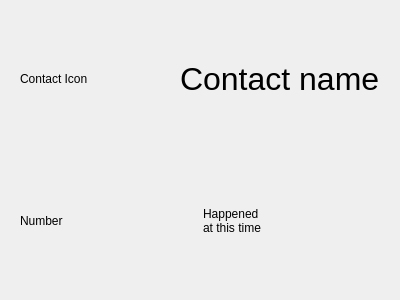
<?xml version="1.0" encoding="UTF-8"?>
<ui version="4.0">
 <class>InboxEntryDialog</class>
 <widget class="QDialog" name="InboxEntryDialog">
  <property name="geometry">
   <rect>
    <x>0</x>
    <y>0</y>
    <width>400</width>
    <height>300</height>
   </rect>
  </property>
  <property name="windowTitle">
   <string>Inbox Entry</string>
  </property>
  <layout class="QVBoxLayout" name="verticalLayout">
   <item>
    <widget class="QWidget" name="widget" native="true">
     <layout class="QHBoxLayout" name="horizontalLayout">
      <item>
       <widget class="QLabel" name="lblImage">
        <property name="text">
         <string>Contact Icon</string>
        </property>
       </widget>
      </item>
      <item>
       <widget class="QLabel" name="lblName">
        <property name="font">
         <font>
          <pointsize>24</pointsize>
         </font>
        </property>
        <property name="text">
         <string>Contact name</string>
        </property>
       </widget>
      </item>
     </layout>
    </widget>
   </item>
   <item>
    <widget class="QWidget" name="widget_2" native="true">
     <layout class="QHBoxLayout" name="horizontalLayout_2">
      <item>
       <widget class="QLabel" name="lblNumber">
        <property name="text">
         <string>Number</string>
        </property>
       </widget>
      </item>
      <item>
       <widget class="QLabel" name="lblTime">
        <property name="text">
         <string>Happened
at this time</string>
        </property>
       </widget>
      </item>
     </layout>
    </widget>
   </item>
  </layout>
 </widget>
 <resources/>
 <connections/>
</ui>
